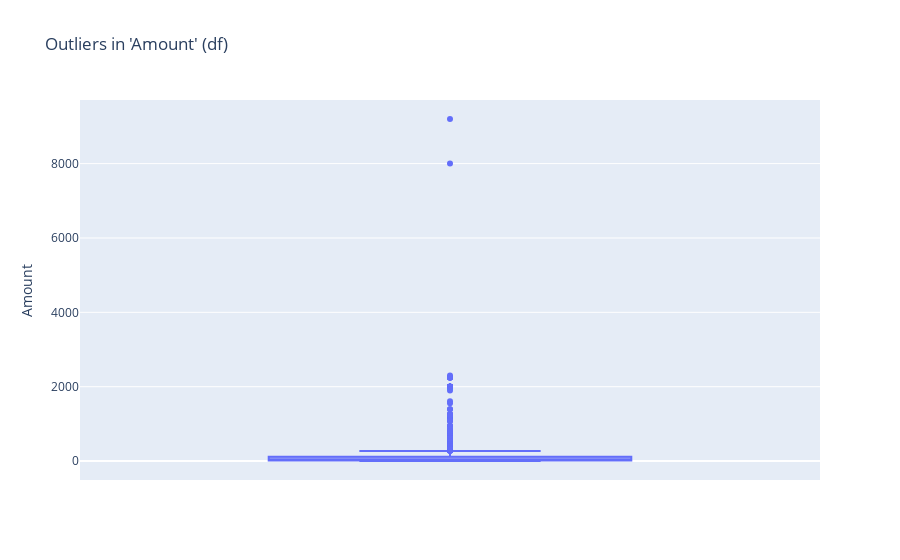
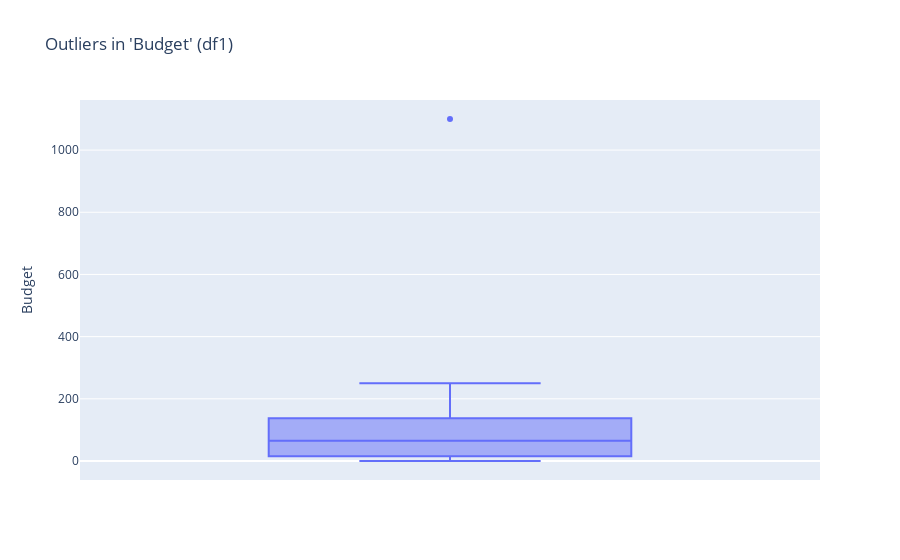
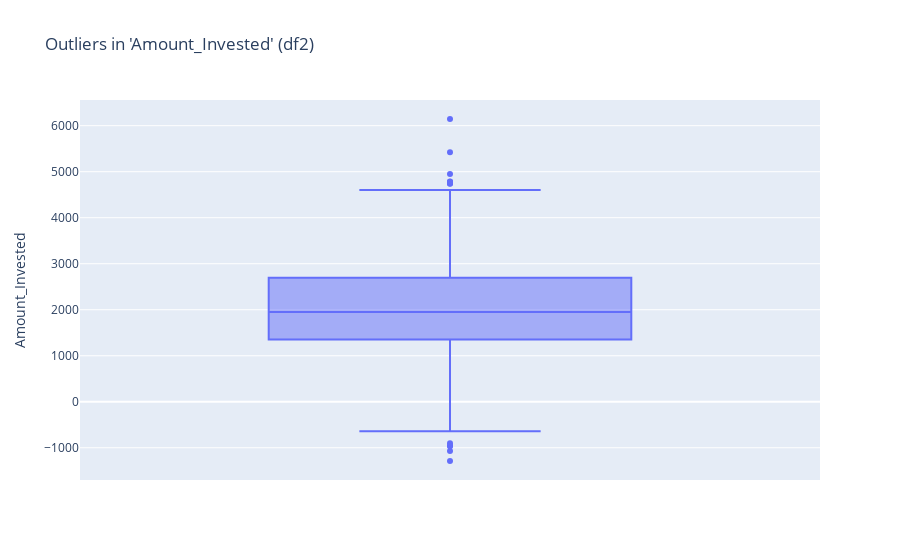
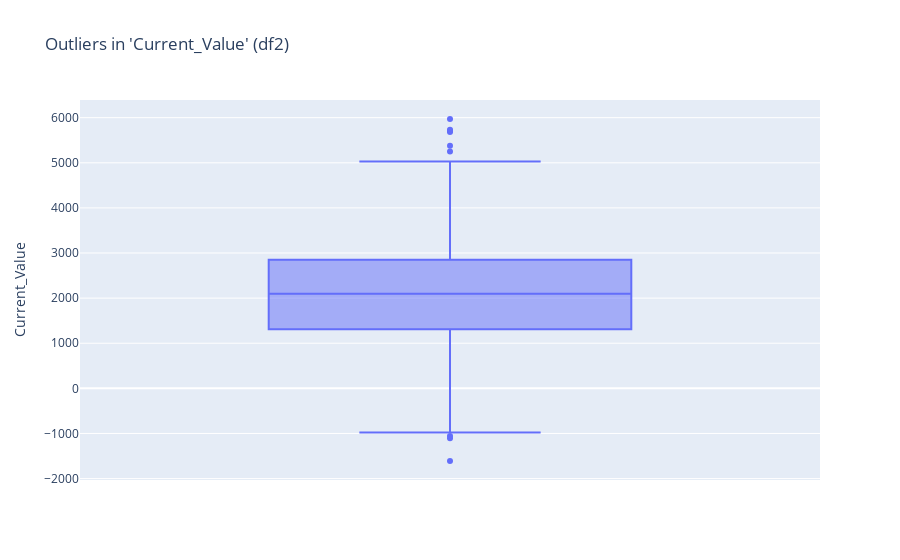

The notebook cell saved with these charts, in order:
### Code cell
fig = px.box(df, y="Amount", title="Outliers in 'Amount' (df)")
fig.update_layout(xaxis_tickangle=-45)  # Rotate x-axis labels by -45 degrees
fig.show()

fig1 = px.box(df1, y="Budget", title="Outliers in 'Budget' (df1)")
fig1.update_layout(xaxis_tickangle=-45)
fig1.show()

fig2 = px.box(df2, y="Amount_Invested", title="Outliers in 'Amount_Invested' (df2)")
fig2.update_layout(xaxis_tickangle=-45)
fig2.show()

fig2a = px.box(df2, y="Current_Value", title="Outliers in 'Current_Value' (df2)")
fig2a.update_layout(xaxis_tickangle=-45)
fig2a.show()

fig2b = px.box(df2, y="Return(%)", title="Outliers in 'Return(%)' (df2)")
fig2b.update_layout(xaxis_tickangle=-45)
fig2b.show()

fig3 = px.box(df3, y="Income", title="Outliers in 'Income' (df3)")
fig3.update_layout(xaxis_tickangle=-45)
fig3.show()

fig3a = px.box(df3, y="Expenses", title="Outliers in 'Expenses' (df3)")
fig3a.update_layout(xaxis_tickangle=-45)
fig3a.show()

fig3b = px.box(df3, y="Savings", title="Outliers in 'Savings' (df3)")
fig3b.update_layout(xaxis_tickangle=-45)
fig3b.show()

### Figure 1 — Plotly figure (JSON) as saved in the notebook; plotly's stock layout.template omitted (floating-point values rounded to 4 significant figures; data arrays with more than 128 entries replaced by an {"elided": "..."} marker saying what was removed)
{"data": [{"alignmentgroup": "True", "hovertemplate": "Amount=%{y}<extra></extra>", "legendgroup": "", "marker": {"color": "#636efa"}, "name": "", "notched": false, "offsetgroup": "", "orientation": "v", "showlegend": false, "type": "box", "x0": " ", "xaxis": "x", "y": {"elided": "806 float values"}, "y0": " ", "yaxis": "y"}], "layout": {"boxmode": "group", "legend": {"tracegroupgap": 0}, "title": {"text": "Outliers in 'Amount' (df)"}, "xaxis": {"anchor": "y", "domain": [0, 1], "tickangle": -45}, "yaxis": {"anchor": "x", "domain": [0, 1], "title": {"text": "Amount"}}}}

### Figure 2 — Plotly figure (JSON) as saved in the notebook; plotly's stock layout.template omitted (floating-point values rounded to 4 significant figures)
{"data": [{"alignmentgroup": "True", "hovertemplate": "Budget=%{y}<extra></extra>", "legendgroup": "", "marker": {"color": "#636efa"}, "name": "", "notched": false, "offsetgroup": "", "orientation": "v", "showlegend": false, "type": "box", "x0": " ", "xaxis": "x", "y": [50, 75, 15, 0, 25, 15, 75, 150, 30, 250, 75, 65, 1100, 0, 11, 150, 100, 15, 150], "y0": " ", "yaxis": "y"}], "layout": {"boxmode": "group", "legend": {"tracegroupgap": 0}, "title": {"text": "Outliers in 'Budget' (df1)"}, "xaxis": {"anchor": "y", "domain": [0, 1], "tickangle": -45}, "yaxis": {"anchor": "x", "domain": [0, 1], "title": {"text": "Budget"}}}}

### Figure 3 — Plotly figure (JSON) as saved in the notebook; plotly's stock layout.template omitted (floating-point values rounded to 4 significant figures; data arrays with more than 128 entries replaced by an {"elided": "..."} marker saying what was removed)
{"data": [{"alignmentgroup": "True", "hovertemplate": "Amount_Invested=%{y}<extra></extra>", "legendgroup": "", "marker": {"color": "#636efa"}, "name": "", "notched": false, "offsetgroup": "", "orientation": "v", "showlegend": false, "type": "box", "x0": " ", "xaxis": "x", "y": {"elided": "1200 float values"}, "y0": " ", "yaxis": "y"}], "layout": {"boxmode": "group", "legend": {"tracegroupgap": 0}, "title": {"text": "Outliers in 'Amount_Invested' (df2)"}, "xaxis": {"anchor": "y", "domain": [0, 1], "tickangle": -45}, "yaxis": {"anchor": "x", "domain": [0, 1], "title": {"text": "Amount_Invested"}}}}

### Figure 4 — Plotly figure (JSON) as saved in the notebook; plotly's stock layout.template omitted (floating-point values rounded to 4 significant figures; data arrays with more than 128 entries replaced by an {"elided": "..."} marker saying what was removed)
{"data": [{"alignmentgroup": "True", "hovertemplate": "Current_Value=%{y}<extra></extra>", "legendgroup": "", "marker": {"color": "#636efa"}, "name": "", "notched": false, "offsetgroup": "", "orientation": "v", "showlegend": false, "type": "box", "x0": " ", "xaxis": "x", "y": {"elided": "1200 float values"}, "y0": " ", "yaxis": "y"}], "layout": {"boxmode": "group", "legend": {"tracegroupgap": 0}, "title": {"text": "Outliers in 'Current_Value' (df2)"}, "xaxis": {"anchor": "y", "domain": [0, 1], "tickangle": -45}, "yaxis": {"anchor": "x", "domain": [0, 1], "title": {"text": "Current_Value"}}}}
